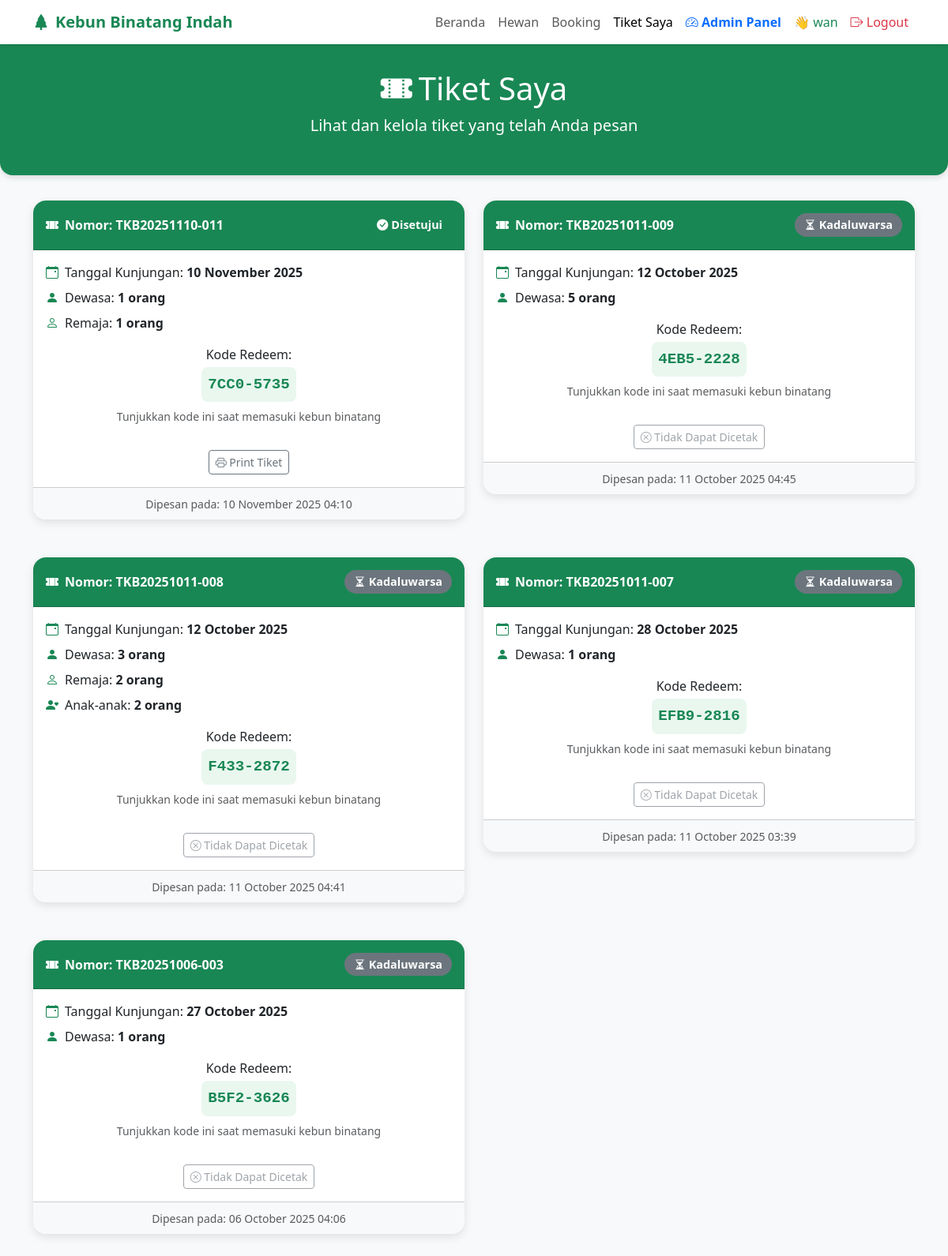
Page /pages/tiket.php (signed in) on the committed database.
### tables this page shows
CREATE TABLE `booking` (
  `id` int NOT NULL,
  `nama_pengunjung` varchar(100) NOT NULL,
  `email` varchar(100) NOT NULL,
  `tanggal_kunjungan` date NOT NULL,
  `jumlah_dewasa` int DEFAULT '0',
  `jumlah_anak` int DEFAULT '0',
  `jumlah_remaja` int DEFAULT '0',
  `total_harga` int NOT NULL,
  `catatan` text,
  `tanggal_booking` timestamp NULL DEFAULT CURRENT_TIMESTAMP,
  `status` varchar(20) NOT NULL DEFAULT 'dibooking',
  `kode_redeem` varchar(20) DEFAULT NULL
);

### pages/tiket.php (the view, shortened to what this page needs)
<?php
include "../database/conn.php";
$email = $_SESSION['email'];
$today = date('Y-m-d');
$conn->query("
    UPDATE booking
    SET status = 'kadaluwarsa'
    WHERE email = '$email'
      AND tanggal_kunjungan < '$today'
      AND status NOT IN ('kadaluwarsa')
");
?>
<!DOCTYPE html>
<html lang="id">
<head>
    <link href="https://cdn.jsdelivr.net/npm/bootstrap@5.3.0/dist/css/bootstrap.min.css" rel="stylesheet">
    <link rel="stylesheet" href="https://cdn.jsdelivr.net/npm/bootstrap-icons@1.10.0/font/bootstrap-icons.css">
</head>
<body>
    <nav class="navbar navbar-expand-lg navbar-light sticky-top">
        <div class="container">
            <a class="navbar-brand" href="index.php">
                <i class="bi bi-tree-fill me-2"></i>Kebun Binatang Indah
            </a>
            <div class="collapse navbar-collapse" id="navbarNav">
                <ul class="navbar-nav ms-auto">
                    <li class="nav-item"><a class="nav-link" href="index.php">Beranda</a></li>
                    <li class="nav-item"><a class="nav-link" href="animal.php">Hewan</a></li>
                    <li class="nav-item"><a class="nav-link" href="booking.php">Booking</a></li>
                    <li class="nav-item"><a class="nav-link active" href="tiket.php">Tiket Saya</a></li>
                    <?php if (isset($_SESSION['role']) && $_SESSION['role'] === 'admin'): ?>
                        <li class="nav-item">
                            <a class="nav-link text-primary fw-bold" href="../admin/dashboard.php">
                                <i class="bi bi-speedometer2"></i> Admin Panel
                            </a>
                        </li>
                    <?php endif; ?>
                    <?php if (isset($_SESSION['email'])): ?>
                        <li class="nav-item">
                            <span class="nav-link text-success">👋 <?= htmlspecialchars($_SESSION['nama'] ?? ''); ?></span>
                        </li>
                        <li class="nav-item">
                            <a class="nav-link text-danger" href="../acount/logout.php"><i class="bi bi-box-arrow-right"></i> Logout</a>
                        </li>
                    <?php else: ?>
                        <li class="nav-item">
                            <a class="nav-link text-success" href="../acount/login.php"><i class="bi bi-box-arrow-in-right"></i> Login</a>
                        </li>
                    <?php endif; ?>
                </ul>
            </div>
        </div>
    </nav>
    <div class="ticket-header text-center">
        <div class="container">
            <h1><i class="bi bi-ticket-perforated-fill me-2"></i>Tiket Saya</h1>
            <p class="lead">Lihat dan kelola tiket yang telah Anda pesan</p>
        </div>
    </div>
    <div class="container mb-5">
        <?php
        $query = "SELECT * FROM booking WHERE email = '$email' ORDER BY tanggal_booking DESC";
        $result = mysqli_query($conn, $query);
        if ($result && mysqli_num_rows($result) > 0) {
            echo '<div class="row">';
            while ($row = mysqli_fetch_assoc($result)) {
                $nomor = 'TKB' . date('Ymd', strtotime($row['tanggal_booking'])) . '-' . str_pad($row['id'], 3, '0', STR_PAD_LEFT);
                $tanggal_kunjungan = date('d F Y', strtotime($row['tanggal_kunjungan']));
                $kode_redeem = htmlspecialchars($row['kode_redeem'] ?? 'BELUM ADA');
                $status = strtolower(trim($row['status']));
                switch ($status) {
                    case 'acc':
                    case 'accepted':
                    case 'disetujui':
                        $statusText = 'Disetujui';
                        $statusClass = 'bg-success text-white';
                        $statusIcon = 'bi-check-circle-fill';
                        break;
                    case 'kadaluwarsa':
                        $statusText = 'Kadaluwarsa';
                        $statusClass = 'bg-secondary text-white';
                        $statusIcon = 'bi-hourglass-split';
                        break;
                }
                echo '
                <div class="col-md-6 mb-4">
                    <div class="card ticket-card">
                        <div class="card-header d-flex justify-content-between align-items-center">
                            <span><i class="bi bi-ticket-perforated-fill me-2"></i>Nomor: ' . htmlspecialchars($nomor) . '</span>
                            <span class="status-badge ' . $statusClass . '"><i class="bi ' . $statusIcon . ' me-1"></i>' . htmlspecialchars($statusText) . '</span>
                        </div>
                        <div class="card-body">
                            <div class="ticket-info"><i class="bi bi-calendar-event"></i>
                                <span>Tanggal Kunjungan: <strong>' . htmlspecialchars($tanggal_kunjungan) . '</strong></span>
                            </div>';
                if ($row['jumlah_dewasa'] > 0)
                    echo '<div class="ticket-info"><i class="bi bi-person-fill"></i><span>Dewasa: <strong>' . $row['jumlah_dewasa'] . ' orang</strong></span></div>';
                if ($row['jumlah_remaja'] > 0)
                    echo '<div class="ticket-info"><i class="bi bi-person"></i><span>Remaja: <strong>' . $row['jumlah_remaja'] . ' orang</strong></span></div>';
                if ($row['jumlah_anak'] > 0)
                    echo '<div class="ticket-info"><i class="bi bi-person-heart"></i><span>Anak-anak: <strong>' . $row['jumlah_anak'] . ' orang</strong></span></div>';
                echo '
                    <div class="mt-3 text-center">
                        <p class="mb-1">Kode Redeem:</p>
                        <div class="ticket-code">' . $kode_redeem . '</div>
                        <p class="text-muted mt-2 small">Tunjukkan kode ini saat memasuki kebun binatang</p>';
                if ($status !== 'kadaluwarsa') {
                    echo '<button class="btn btn-outline-secondary btn-sm mt-3" onclick="printTicket(this)">
                        <i class="bi bi-printer"></i> Print Tiket
                    </button>';
                } else {
                    echo '<button class="btn btn-outline-secondary btn-sm mt-3" disabled>
                        <i class="bi bi-x-circle"></i> Tidak Dapat Dicetak
                    </button>';
                }
                echo '
                    </div>
                </div>
                <div class="card-footer text-center bg-light">
                    <small class="text-muted">Dipesan pada: ' . date('d F Y H:i', strtotime($row['tanggal_booking'])) . '</small>
                </div>
            </div>
        </div>';
            }
            echo '</div>';
        }
        ?>
    </div>
</body>
</html>

### pages/tiket.php (style rules this page uses)
body { background-color: #f8f9fa; font-family: 'Segoe UI', Tahoma, Geneva, Verdana, sans-serif; }
.ticket-header { background-color: #198754; color: white; padding: 2rem 0; margin-bottom: 2rem; border-radius: 0 0 1rem 1rem; box-shadow: 0 4px 6px rgba(0, 0, 0, 0.1); }
.ticket-card { border-radius: 1rem; overflow: hidden; box-shadow: 0 4px 12px rgba(0, 0, 0, 0.1); margin-bottom: 1.5rem; border: none; transition: transform .3s; }
.card-header { background-color: #198754; color: white; font-weight: bold; padding: 1rem; }
.status-badge { padding: .25rem .75rem; border-radius: 1rem; font-size: .9rem; font-weight: 600; }
.ticket-code { font-family: monospace; font-size: 1.2rem; font-weight: bold; color: #198754; background-color: #e9f7ef; padding: .5rem; border-radius: .5rem; display: inline-block; }
.ticket-info { display: flex; align-items: center; margin-bottom: .5rem; }
.ticket-info i { margin-right: .5rem; color: #198754; }
.navbar { background-color: white; box-shadow: 0 2px 4px rgba(0, 0, 0, 0.1); }
.navbar-brand { font-weight: bold; color: #198754; }

### rows in the picture
booking: nomor "TKB20251110-011", status "Disetujui", tanggal_kunjungan "10 November 2025", jumlah_dewasa "1", jumlah_remaja "1", kode_redeem "7CC0-5735", shows "Print Tiket", tanggal_booking "10 November 2025 04:10"
booking: nomor "TKB20251011-009", status "Kadaluwarsa", tanggal_kunjungan "12 October 2025", jumlah_dewasa "5", kode_redeem "4EB5-2228", shows "Tidak Dapat Dicetak", tanggal_booking "11 October 2025 04:45"
booking: nomor "TKB20251011-008", status "Kadaluwarsa", tanggal_kunjungan "12 October 2025", jumlah_dewasa "3", jumlah_remaja "2", jumlah_anak "2", kode_redeem "F433-2872", shows "Tidak Dapat Dicetak", tanggal_booking "11 October 2025 04:41"
booking: nomor "TKB20251011-007", status "Kadaluwarsa", tanggal_kunjungan "28 October 2025", jumlah_dewasa "1", kode_redeem "EFB9-2816", shows "Tidak Dapat Dicetak", tanggal_booking "11 October 2025 03:39"
booking: nomor "TKB20251006-003", status "Kadaluwarsa", tanggal_kunjungan "27 October 2025", jumlah_dewasa "1", kode_redeem "B5F2-3626", shows "Tidak Dapat Dicetak", tanggal_booking "06 October 2025 04:06"

### other values in the picture
$_SESSION['nama'] "wan"
